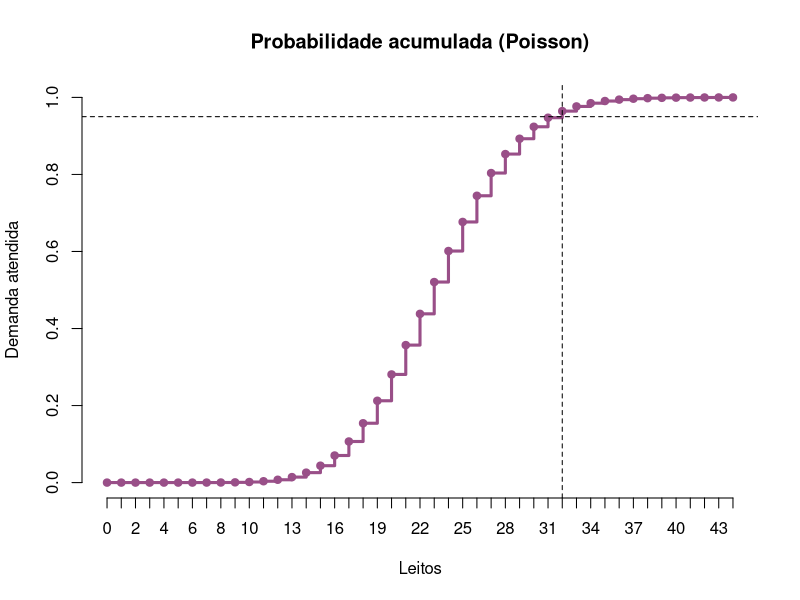

R code for this plot:
sink("Exemplo13_Poisson.txt")
pdf("Exemplo13_Poisson.pdf")
lambda <- (500000/100000)*(56.2/12)
cat("lambda = ",lambda," casos novos / 500 mil mulheres / mes\n",sep="")
m <- lambda
dp <- sqrt(lambda)
X <- 0:(m+5*dp)
cat("Casos ~ Poisson(lambda = ", round(lambda,2),")\n",sep="")
cat("Media de casos = ",round(m,2),"\n")
cat("Desvio-padrao de casos = ",round(dp,2),"\n",sep="")
probs <- dpois(x=X,lambda=lambda)
probsacum <- ppois(q=X,lambda=lambda)
tbl <- data.frame(X,probs,probsacum)
rownames(tbl) <- X
demanda <- 0.95
leitosdemanda <- max(which(tbl$probsacum<=demanda))
cat("P(casos <= ",leitosdemanda, ") = ",sum(probs[X<=leitosdemanda]),"\n",sep="")
cat("Numero minimo de leitos que satisfaz ",demanda*100, 
    "% da demanda mensal = ", leitosdemanda,"\n",sep="")
round(tbl[,2:3],6)

# Grafico
  leito <- -1
  leitodemanda <- NA
  probabilidade <- 0
  leitos <- c()
  probs <- c()
  while (round(probabilidade,4) < 1)
  {
    leito <- leito+1
    probabilidade <- sum(dpois(x=0:leito, lambda = lambda))
    if (is.na(leitodemanda))
    {
      if (probabilidade>demanda)
      {
        leitodemanda <- leito
      }
    }
    leitos <- c(leitos,leito)
    probs <- c(probs,probabilidade)
  }
  plot (leitos,probs,
        main="Probabilidade acumulada (Poisson)",
        xlab="Leitos", ylab="Demanda atendida",
        ylim=c(0,1), lwd=3, col="#994F88", type = "s",
        axes=FALSE)
  axis(1, at=0:max(leitos))
  axis(2)
  points(leitos,probs,
         col="#994F88", bg="#994F88", pch=21)
  abline(h=demanda, lty=2)
  abline(v=leitodemanda, lty=2)
dev.off()
sink()
